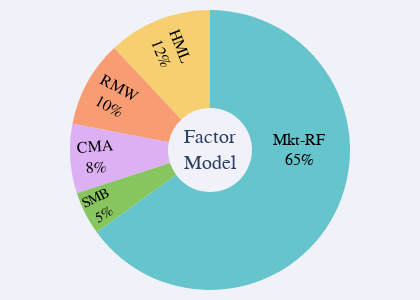

Notebook cell for this chart:
### Code cell
dct = {
    "Mkt-RF": 0.65,
    "SMB": 0.05,
    "HML": 0.12, 
    "CMA": 0.08,
    "RMW": 0.10
}

# Convert the dictionary to a pandas Series for plotting
factor_contributions = pd.Series(dct)

# Create a pie chart
fig = px.pie(
    names=factor_contributions.index,
    values=factor_contributions.values,
    title="Factor Contributions",
    color_discrete_sequence=px.colors.qualitative.Pastel,
    hole=0.3
)

# Update layout for better appearance and add text in the center
fig.update_layout(
    legend_title_text="Factors",
    font=dict(size=12),
    margin=dict(t=50, b=20, l=20, r=20),
    annotations=[dict(
        text='Factor<br>Model',  # Use <br> for line break
        x=0.5,
        y=0.5,
        font_size=20,
        font_family='Arial Black',
        showarrow=False
    )]
)

# Update the pie chart to show labels on the slices and remove the legend
fig.update_traces(
    textposition='inside',
    textinfo='label+percent',
    textfont=dict(size=16, family='Arial Black', color='black'),
    insidetextorientation='radial'
)

# Remove the legend
fig.update_layout(
    showlegend=False,
    title_font=dict(size=22, family='Arial Black'),
    font=dict(size=16, family='Arial Black')
)
# Remove the title and add a colored background
fig.update_layout(
    title=None,  # Remove the title
    paper_bgcolor='rgba(240, 240, 250, 0.9)',  # Light blue-gray background
    plot_bgcolor='rgba(240, 240, 250, 0.9)'    # Same color for plot area
)

fig.update_layout(
    width=420,  # 7 inches * 100 pixels per inch
    height=300,  # 5 inches * 100 pixels per inch
    margin=dict(l=60, r=60, t=10, b=10),  # Add margins to ensure labels are visible
)

fig.show()

### Figure 1 — Plotly figure (JSON) as saved in the notebook; plotly's stock layout.template omitted (floating-point values rounded to 4 significant figures)
{"data": [{"domain": {"x": [0, 1], "y": [0, 1]}, "hole": 0.3, "hovertemplate": "label=%{label}<br>value=%{value}<extra></extra>", "insidetextorientation": "radial", "labels": ["Mkt-RF", "SMB", "HML", "CMA", "RMW"], "legendgroup": "", "name": "", "showlegend": true, "textfont": {"color": "black", "family": "Arial Black", "size": 16}, "textinfo": "label+percent", "textposition": "inside", "type": "pie", "values": [0.65, 0.05, 0.12, 0.08, 0.1]}], "layout": {"annotations": [{"font": {"family": "Arial Black", "size": 20}, "showarrow": false, "text": "Factor<br>Model", "x": 0.5, "y": 0.5}], "font": {"family": "Arial Black", "size": 16}, "height": 300, "legend": {"title": {"text": "Factors"}, "tracegroupgap": 0}, "margin": {"b": 10, "l": 60, "r": 60, "t": 10}, "paper_bgcolor": "rgba(240, 240, 250, 0.9)", "piecolorway": ["rgb(102, 197, 204)", "rgb(246, 207, 113)", "rgb(248, 156, 116)", "rgb(220, 176, 242)", "rgb(135, 197, 95)", "rgb(158, 185, 243)", "rgb(254, 136, 177)", "rgb(201, 219, 116)", "rgb(139, 224, 164)", "rgb(180, 151, 231)", "rgb(179, 179, 179)"], "plot_bgcolor": "rgba(240, 240, 250, 0.9)", "showlegend": false, "title": {}, "width": 420}}
